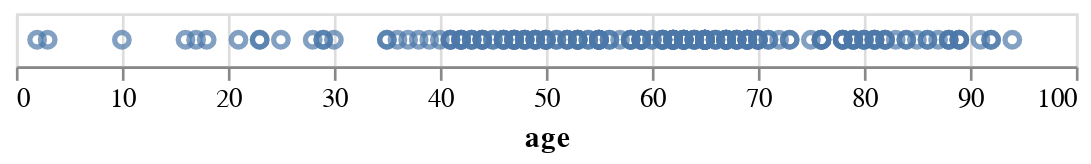

This figure's notebook cell:
### Code cell
import altair as alt

import pandas as pd

patients_full = pd.read_csv("https://raw.githubusercontent.com/NHameleers/pythonprogrammingcoursefhml/master/Practicals/Practical11/Data/patient_data.csv")

# taking a smaller sample
patients = patients_full.sample(frac=.2, random_state=42)

patients

alt.Chart(patients).mark_point().encode(
    x='age',
)

### Figure 1 — Vega-Lite specification as saved in the notebook (floating-point values rounded to 4 significant figures; data arrays with more than 128 entries replaced by an {"elided": "..."} marker saying what was removed)
{"config": {"view": {"continuousWidth": 400, "continuousHeight": 300}}, "data": {"name": "data-aa5d5f001cb7ae4c2463c62051711e7b"}, "mark": "point", "encoding": {"x": {"field": "age", "type": "quantitative"}}, "$schema": "https://vega.github.io/schema/vega-lite/v4.17.0.json", "datasets": {"data-aa5d5f001cb7ae4c2463c62051711e7b": {"elided": "200 records"}}}
